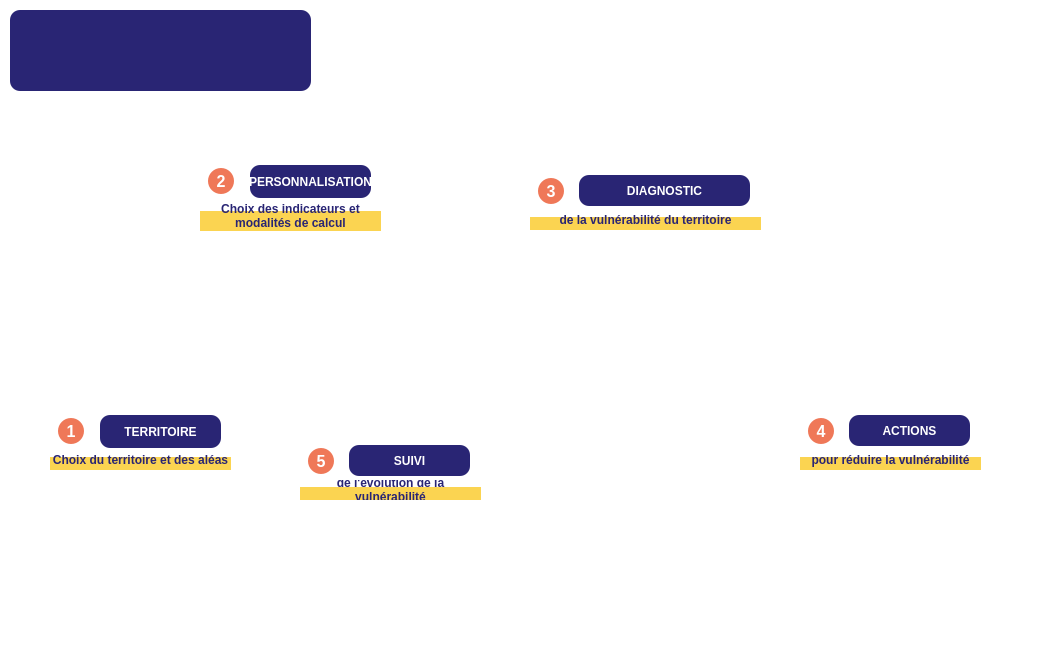
           <widget class="QWidget" name="onglet1_accueil">
            <property name="styleSheet">
             <string notr="true">QWidget{
	background-color: transparent;
}

QWidget#onglet1_accueil{
	background-image: url(:/plugins/plugin_agirisk/medias/fleches.png);
	background-color: qradialgradient(spread:pad, cx:0.5, cy:0.55, radius:0.45, fx:0.5, fy:0.5, stop:0.0150754 rgba(252, 232, 227, 255), stop:0.61809 rgba(252, 232, 227, 255), stop:1 rgba(252, 252, 252, 0));

}

QPushButton{
	border: none;
	background-color:  rgb(41,37,116);
	color: white;
	border-radius: 10px;
	word-wrap: normal;
	font: 10px &quot;Arial&quot;;
	font-weight: bold;
}

QLabel{
	font: 11px &quot;Arial&quot;;
	font-weight: bold;
	color: rgba(41, 37, 116, 255);
	background-color: qlineargradient(spread:reflect, x1:0, y1:0, x2:0, y2:1, stop:0.34 rgba(251, 251, 251, 0), stop:0.341 rgba(251, 212, 81, 255), stop:1 rgba(251, 212, 81, 255));
}</string>
            </property>
            <widget class="QWidget" name="gpe_etape1" native="true">
             <property name="geometry">
              <rect>
               <x>50</x>
               <y>410</y>
               <width>181</width>
               <height>201</height>
              </rect>
             </property>
             <property name="styleSheet">
              <string notr="true"/>
             </property>
             <widget class="QLabel" name="label_6">
              <property name="geometry">
               <rect>
                <x>0</x>
                <y>40</y>
                <width>181</width>
                <height>20</height>
               </rect>
              </property>
              <property name="styleSheet">
               <string notr="true"/>
              </property>
              <property name="text">
               <string>Choix du territoire et des aléas</string>
              </property>
              <property name="alignment">
               <set>Qt::AlignCenter</set>
              </property>
              <property name="wordWrap">
               <bool>true</bool>
              </property>
             </widget>
             <widget class="QPushButton" name="accueil_terr_etude">
              <property name="geometry">
               <rect>
                <x>50</x>
                <y>5</y>
                <width>121</width>
                <height>33</height>
               </rect>
              </property>
              <property name="sizePolicy">
               <sizepolicy hsizetype="Maximum" vsizetype="Minimum">
                <horstretch>0</horstretch>
                <verstretch>0</verstretch>
               </sizepolicy>
              </property>
              <property name="text">
               <string>TERRITOIRE</string>
              </property>
             </widget>
             <widget class="QPushButton" name="pb_etape3_3">
              <property name="geometry">
               <rect>
                <x>8</x>
                <y>8</y>
                <width>26</width>
                <height>26</height>
               </rect>
              </property>
              <property name="styleSheet">
               <string notr="true">width: 26px;
height: 26px;
border : 1 px solid red;
background-color: rgb(239, 120, 88);
font-weight: bold;
font-size: 12pt;
color: white;
border-radius: 13px;</string>
              </property>
              <property name="text">
               <string>1</string>
              </property>
             </widget>
             <widget class="QWidget" name="widget_7" native="true">
              <property name="geometry">
               <rect>
                <x>10</x>
                <y>70</y>
                <width>161</width>
                <height>121</height>
               </rect>
              </property>
              <property name="sizePolicy">
               <sizepolicy hsizetype="Preferred" vsizetype="MinimumExpanding">
                <horstretch>0</horstretch>
                <verstretch>0</verstretch>
               </sizepolicy>
              </property>
              <property name="styleSheet">
               <string notr="true">image: url(:/plugins/plugin_agirisk/medias/territoiresfr.png);</string>
              </property>
             </widget>
            </widget>
            <widget class="QWidget" name="gpe_etape2" native="true">
             <property name="geometry">
              <rect>
               <x>200</x>
               <y>160</y>
               <width>181</width>
               <height>211</height>
              </rect>
             </property>
             <widget class="QLabel" name="label_7">
              <property name="geometry">
               <rect>
                <x>0</x>
                <y>40</y>
                <width>181</width>
                <height>31</height>
               </rect>
              </property>
              <property name="text">
               <string>Choix des indicateurs et modalités de calcul</string>
              </property>
              <property name="alignment">
               <set>Qt::AlignCenter</set>
              </property>
              <property name="wordWrap">
               <bool>true</bool>
              </property>
             </widget>
             <widget class="QPushButton" name="accueil_choix_indic">
              <property name="enabled">
               <bool>true</bool>
              </property>
              <property name="geometry">
               <rect>
                <x>50</x>
                <y>5</y>
                <width>121</width>
                <height>33</height>
               </rect>
              </property>
              <property name="sizePolicy">
               <sizepolicy hsizetype="Maximum" vsizetype="Minimum">
                <horstretch>0</horstretch>
                <verstretch>0</verstretch>
               </sizepolicy>
              </property>
              <property name="maximumSize">
               <size>
                <width>150</width>
                <height>16777215</height>
               </size>
              </property>
              <property name="text">
               <string>PERSONNALISATION</string>
              </property>
             </widget>
             <widget class="QPushButton" name="pb_etape3_2">
              <property name="geometry">
               <rect>
                <x>8</x>
                <y>8</y>
                <width>26</width>
                <height>26</height>
               </rect>
              </property>
              <property name="styleSheet">
               <string notr="true">width: 26px;
height: 26px;
border : 1 px solid red;
background-color: rgb(239, 120, 88);
font-weight: bold;
font-size: 12pt;
color: white;
border-radius: 13px;</string>
              </property>
              <property name="text">
               <string>2</string>
              </property>
             </widget>
             <widget class="QWidget" name="widget_6" native="true">
              <property name="geometry">
               <rect>
                <x>10</x>
                <y>80</y>
                <width>161</width>
                <height>121</height>
               </rect>
              </property>
              <property name="sizePolicy">
               <sizepolicy hsizetype="Preferred" vsizetype="MinimumExpanding">
                <horstretch>0</horstretch>
                <verstretch>0</verstretch>
               </sizepolicy>
              </property>
              <property name="styleSheet">
               <string notr="true">image: url(:/plugins/plugin_agirisk/medias/personnalisation.png);</string>
              </property>
             </widget>
            </widget>
            <widget class="QWidget" name="gpe_etape3" native="true">
             <property name="geometry">
              <rect>
               <x>530</x>
               <y>170</y>
               <width>231</width>
               <height>151</height>
              </rect>
             </property>
             <widget class="QLabel" name="label_8">
              <property name="geometry">
               <rect>
                <x>0</x>
                <y>40</y>
                <width>231</width>
                <height>20</height>
               </rect>
              </property>
              <property name="text">
               <string>de la vulnérabilité du territoire</string>
              </property>
              <property name="alignment">
               <set>Qt::AlignCenter</set>
              </property>
              <property name="wordWrap">
               <bool>true</bool>
              </property>
             </widget>
             <widget class="QPushButton" name="accueil_diag">
              <property name="geometry">
               <rect>
                <x>49</x>
                <y>5</y>
                <width>171</width>
                <height>31</height>
               </rect>
              </property>
              <property name="sizePolicy">
               <sizepolicy hsizetype="Maximum" vsizetype="Minimum">
                <horstretch>0</horstretch>
                <verstretch>0</verstretch>
               </sizepolicy>
              </property>
              <property name="maximumSize">
               <size>
                <width>1500</width>
                <height>16777215</height>
               </size>
              </property>
              <property name="text">
               <string>DIAGNOSTIC</string>
              </property>
             </widget>
             <widget class="QPushButton" name="pb_etape3">
              <property name="geometry">
               <rect>
                <x>8</x>
                <y>8</y>
                <width>26</width>
                <height>26</height>
               </rect>
              </property>
              <property name="styleSheet">
               <string notr="true">width: 26px;
height: 26px;
border : 1 px solid red;
background-color: rgb(239, 120, 88);
font-weight: bold;
font-size: 12pt;
color: white;
border-radius: 13px;</string>
              </property>
              <property name="text">
               <string>3</string>
              </property>
             </widget>
             <widget class="QWidget" name="widget_5" native="true">
              <property name="geometry">
               <rect>
                <x>10</x>
                <y>70</y>
                <width>211</width>
                <height>81</height>
               </rect>
              </property>
              <property name="sizePolicy">
               <sizepolicy hsizetype="Preferred" vsizetype="MinimumExpanding">
                <horstretch>0</horstretch>
                <verstretch>0</verstretch>
               </sizepolicy>
              </property>
              <property name="styleSheet">
               <string notr="true">image: url(:/plugins/plugin_agirisk/medias/analyse.png);</string>
              </property>
             </widget>
            </widget>
            <widget class="QWidget" name="gpe_etape4" native="true">
             <property name="enabled">
              <bool>true</bool>
             </property>
             <property name="geometry">
              <rect>
               <x>800</x>
               <y>410</y>
               <width>181</width>
               <height>211</height>
              </rect>
             </property>
             <widget class="QLabel" name="label_9">
              <property name="geometry">
               <rect>
                <x>0</x>
                <y>40</y>
                <width>181</width>
                <height>20</height>
               </rect>
              </property>
              <property name="text">
               <string>pour réduire la vulnérabilité</string>
              </property>
              <property name="alignment">
               <set>Qt::AlignCenter</set>
              </property>
              <property name="wordWrap">
               <bool>true</bool>
              </property>
             </widget>
             <widget class="QPushButton" name="accueil_actions_reduc">
              <property name="enabled">
               <bool>true</bool>
              </property>
              <property name="geometry">
               <rect>
                <x>49</x>
                <y>5</y>
                <width>121</width>
                <height>31</height>
               </rect>
              </property>
              <property name="sizePolicy">
               <sizepolicy hsizetype="Maximum" vsizetype="Minimum">
                <horstretch>0</horstretch>
                <verstretch>0</verstretch>
               </sizepolicy>
              </property>
              <property name="maximumSize">
               <size>
                <width>150</width>
                <height>16777215</height>
               </size>
              </property>
              <property name="text">
               <string>ACTIONS</string>
              </property>
             </widget>
             <widget class="QWidget" name="widget_11" native="true">
              <property name="geometry">
               <rect>
                <x>0</x>
                <y>80</y>
                <width>181</width>
                <height>131</height>
               </rect>
              </property>
              <property name="styleSheet">
               <string notr="true">image: url(:/plugins/plugin_agirisk/medias/action.gif);</string>
              </property>
             </widget>
             <widget class="QPushButton" name="pb_etape4">
              <property name="geometry">
               <rect>
                <x>8</x>
                <y>8</y>
                <width>26</width>
                <height>26</height>
               </rect>
              </property>
              <property name="styleSheet">
               <string notr="true">width: 26px;
height: 26px;
border : 1 px solid red;
background-color: rgb(239, 120, 88);
font-weight: bold;
font-size: 12pt;
color: white;
border-radius: 13px;</string>
              </property>
              <property name="text">
               <string>4</string>
              </property>
             </widget>
            </widget>
            <widget class="QWidget" name="gpe_etape5" native="true">
             <property name="enabled">
              <bool>true</bool>
             </property>
             <property name="geometry">
              <rect>
               <x>300</x>
               <y>440</y>
               <width>181</width>
               <height>211</height>
              </rect>
             </property>
             <property name="styleSheet">
              <string notr="true"/>
             </property>
             <widget class="QWidget" name="widget_15" native="true">
              <property name="geometry">
               <rect>
                <x>0</x>
                <y>0</y>
                <width>181</width>
                <height>41</height>
               </rect>
              </property>
              <property name="sizePolicy">
               <sizepolicy hsizetype="Preferred" vsizetype="Minimum">
                <horstretch>0</horstretch>
                <verstretch>0</verstretch>
               </sizepolicy>
              </property>
              <widget class="QPushButton" name="accueil_suivi_actions">
               <property name="enabled">
                <bool>true</bool>
               </property>
               <property name="geometry">
                <rect>
                 <x>49</x>
                 <y>5</y>
                 <width>121</width>
                 <height>31</height>
                </rect>
               </property>
               <property name="sizePolicy">
                <sizepolicy hsizetype="Maximum" vsizetype="Minimum">
                 <horstretch>0</horstretch>
                 <verstretch>0</verstretch>
                </sizepolicy>
               </property>
               <property name="maximumSize">
                <size>
                 <width>150</width>
                 <height>16777215</height>
                </size>
               </property>
               <property name="text">
                <string>SUIVI</string>
               </property>
              </widget>
              <widget class="QPushButton" name="pb_etape5">
               <property name="geometry">
                <rect>
                 <x>8</x>
                 <y>8</y>
                 <width>26</width>
                 <height>26</height>
                </rect>
               </property>
               <property name="styleSheet">
                <string notr="true">width: 26px;
height: 26px;
border : 1 px solid red;
background-color: rgb(239, 120, 88);
font-weight: bold;
font-size: 12pt;
color: white;
border-radius: 13px;</string>
               </property>
               <property name="text">
                <string>5</string>
               </property>
              </widget>
             </widget>
             <widget class="QLabel" name="label_10">
              <property name="geometry">
               <rect>
                <x>0</x>
                <y>40</y>
                <width>181</width>
                <height>20</height>
               </rect>
              </property>
              <property name="sizePolicy">
               <sizepolicy hsizetype="Preferred" vsizetype="Minimum">
                <horstretch>0</horstretch>
                <verstretch>0</verstretch>
               </sizepolicy>
              </property>
              <property name="text">
               <string>de l'évolution de la vulnérabilité</string>
              </property>
              <property name="scaledContents">
               <bool>false</bool>
              </property>
              <property name="alignment">
               <set>Qt::AlignCenter</set>
              </property>
              <property name="wordWrap">
               <bool>true</bool>
              </property>
             </widget>
             <widget class="QWidget" name="widget_4" native="true">
              <property name="geometry">
               <rect>
                <x>10</x>
                <y>80</y>
                <width>161</width>
                <height>131</height>
               </rect>
              </property>
              <property name="sizePolicy">
               <sizepolicy hsizetype="Preferred" vsizetype="MinimumExpanding">
                <horstretch>0</horstretch>
                <verstretch>0</verstretch>
               </sizepolicy>
              </property>
              <property name="styleSheet">
               <string notr="true">image: url(:/plugins/plugin_agirisk/medias/suivi.gif);</string>
              </property>
             </widget>
            </widget>
            <widget class="QPushButton" name="pb_lien_site_cerema">
             <property name="geometry">
              <rect>
               <x>10</x>
               <y>10</y>
               <width>301</width>
               <height>81</height>
              </rect>
             </property>
             <property name="text">
              <string/>
             </property>
             <property name="icon">
              <iconset resource="resources.qrc">
               <normaloff>:/plugins/plugin_agirisk/medias/Logo_RF_Cerema_horizontal.jpg</normaloff>:/plugins/plugin_agirisk/medias/Logo_RF_Cerema_horizontal.jpg</iconset>
             </property>
             <property name="iconSize">
              <size>
               <width>301</width>
               <height>81</height>
              </size>
             </property>
            </widget>
            <widget class="QPushButton" name="pb_lien_site_agirisk">
             <property name="geometry">
              <rect>
               <x>850</x>
               <y>10</y>
               <width>201</width>
               <height>81</height>
              </rect>
             </property>
             <property name="styleSheet">
              <string notr="true">image: url(:/plugins/plugin_agirisk/medias/Logo AgiRiskHD.png);
background-color: rgb(255, 255, 255);</string>
             </property>
             <property name="text">
              <string/>
             </property>
             <property name="iconSize">
              <size>
               <width>191</width>
               <height>71</height>
              </size>
             </property>
            </widget>
            <widget class="QLabel" name="label_21">
             <property name="geometry">
              <rect>
               <x>460</x>
               <y>280</y>
               <width>374</width>
               <height>350</height>
              </rect>
             </property>
             <property name="styleSheet">
              <string notr="true">background-color: rgba(255, 255, 255, 0);
background-image: url(:/plugins/plugin_agirisk/medias/PhotoCrueNemoursArnaudBouissouTerra.png);</string>
             </property>
             <property name="text">
              <string/>
             </property>
            </widget>
            <zorder>label_21</zorder>
            <zorder>gpe_etape1</zorder>
            <zorder>gpe_etape2</zorder>
            <zorder>pb_lien_site_cerema</zorder>
            <zorder>pb_lien_site_agirisk</zorder>
            <zorder>gpe_etape3</zorder>
            <zorder>gpe_etape4</zorder>
            <zorder>gpe_etape5</zorder>
           </widget>
